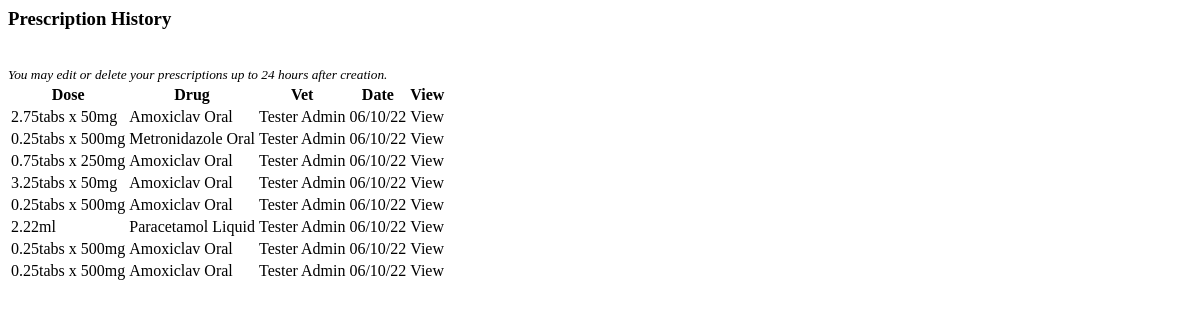
The app's page /prescriptions/list-prescrip/1 (signed in), older data.
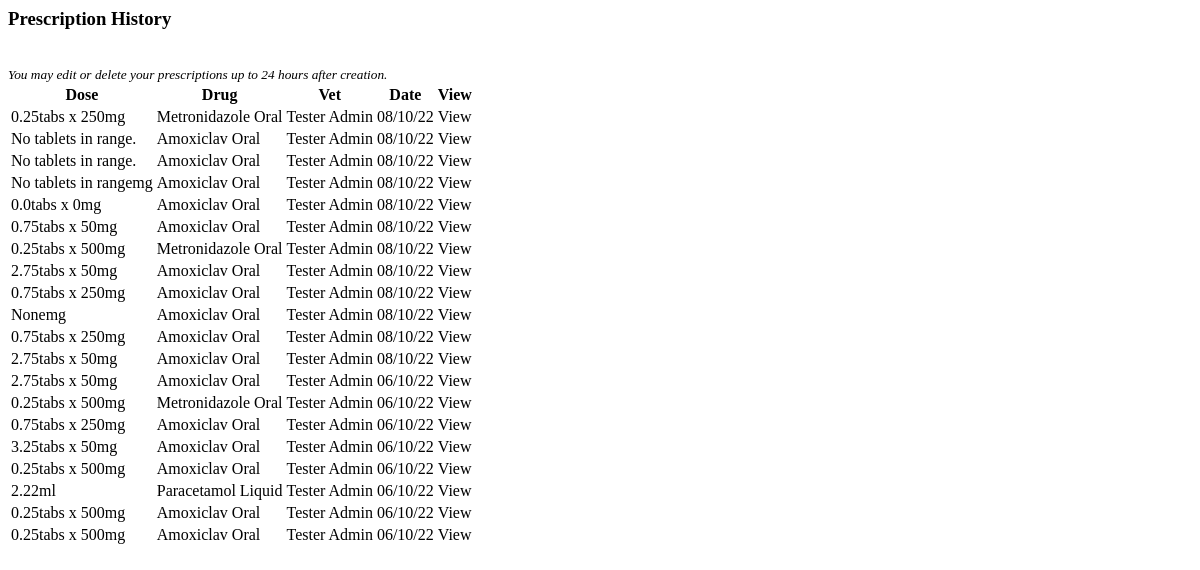
The same page, newer data.
### prescriptions/models.py (models this page shows, shortened)
class Prescription(models.Model):
    animal = models.ForeignKey(Record, on_delete=models.CASCADE, default=1)
    animal_weight = models.DecimalField(max_digits=5, decimal_places=2,
                                        blank=True, null=True)
    vet = models.ForeignKey(Vet, on_delete=models.CASCADE, default=1)
    drug = models.ForeignKey(Drug, on_delete=models.CASCADE, default=None)
    type = models.CharField(max_length=10, blank=True)
    drug_dose = models.DecimalField(max_digits=4, decimal_places=2,
                                    blank=True, null=True)
    drug_dose_high = models.DecimalField(max_digits=4, decimal_places=2,
                                         blank=True, null=True)
    dose = models.CharField(max_length=100, blank=True, null=True)
    measure = models.CharField(max_length=2, blank=True)
    frequency = models.CharField(max_length=10, choices=FREQUENCY, blank=True)
    length = models.PositiveIntegerField(default=0, blank=True)
    route = models.CharField(max_length=8, blank=True)
    date = models.DateTimeField(auto_now_add=True)
    class Meta:
        ordering = ['-date']

class Drug(models.Model):
    name = models.CharField(max_length=50)
    type = models.CharField(max_length=10, choices=TYPES, default='Injectable')
    dose = models.DecimalField(max_digits=4, decimal_places=2)
    high_dose = models.DecimalField(max_digits=4, decimal_places=2, blank=True,
                                    null=True,
                                    help_text='Add high dose for tablets \
                                    only.')
    tablet_strength = models.CharField(max_length=100, blank=True,
                                       help_text='Add tablet strength in \
                                       numbers, separated by commas.')
    measure = models.CharField(max_length=2, choices=MEASURE)
    category = models.ForeignKey(Category, on_delete=models.CASCADE)
    route = models.CharField(max_length=8, choices=ROUTES)
    warnings = models.CharField(max_length=300, default='None')
    def __str__(self):
        return self.name
    class Meta:
        ordering = ['name']

### vetprofiles/models.py (models this page shows, shortened)
class Vet(AbstractBaseUser):
    email = models.EmailField(verbose_name="email", max_length=80, unique=True)
    first_name = models.CharField(max_length=30, blank=False)
    last_name = models.CharField(max_length=30, blank=False)
    last_login = models.DateTimeField(verbose_name='last login', auto_now=True)
    is_admin = models.BooleanField(default=False)
    is_active = models.BooleanField(default=False)
    is_staff = models.BooleanField(default=False)
    is_superuser = models.BooleanField(default=False)
    USERNAME_FIELD = 'email'
    REQUIRED_FIELDS = ['first_name', 'last_name', ]
    objects = AccountsManager()
    def __str__(self):
        return self.first_name + " " + self.last_name

### petrx/decorators.py (the view)
    def wrapper(request, *args, **kwargs):
        if request.user.is_authenticated:
            if request.user.is_active:
                return function(request, *args, **kwargs)
            else:
                return render(request, 'vetprofiles/restricted.html')
        else:
            return redirect('vetprofiles:login')

### prescriptions/views.py (called while the page is built)
@vet_login_and_active
def list_prescrip(request, animal_id):
    prescrip_list = Prescription.objects.filter(animal=animal_id).all()
    context = {'prescrip_list': prescrip_list}
    return render(request, 'prescriptions/list_prescrip.html', context)

### prescriptions/templates/prescriptions/list_prescrip.html (shortened to what this page needs)
<h3 class="subheadings">Prescription History</h3>
<small><em>You may edit or delete your prescriptions up to 24 hours after creation.</em></small>
<div class="prescrip-contain">
    <table>
        <thead>
            <tr>
                <th class="lg-prescrip">Dose</th>
                <th>Drug</th>
                <th class="lg-prescrip">Vet</th>
                <th>Date</th>
                <th>View</th>
            </tr>
        </thead>
        <tbody>
            {% for prescription in prescrip_list %}
            <tr>
                <td class="lg-prescrip">{{ prescription.dose }}{{ prescription.measure }}</td>
                <td>{{ prescription.drug }}</td>
                <td class="lg-prescrip">{{ prescription.vet }}</td>
                <td>{{ prescription.date|date:'d/m/y' }}</td>
                <td><a data-hx-get="{% url 'prescriptions:detail_prescrip' prescrip_id=prescription.id %}"
                        data-hx-target="#modal-dialog" class="pet-links" aria-label="View prescription">View</a></td>
            </tr>
        </tbody>
        {% endfor %}
    </table>
</div>

Row changes from the older to the newer data that the page shows:
added Prescription: dose "0.25tabs x 250", measure "mg", drug "Metronidazole Oral", vet "Tester Admin", date "08/10/22"
added Prescription: dose "No tablets in range.", drug "Amoxiclav Oral", vet "Tester Admin", date "08/10/22"
added Prescription: dose "No tablets in range.", drug "Amoxiclav Oral", vet "Tester Admin", date "08/10/22"
added Prescription: dose "No tablets in range", measure "mg", drug "Amoxiclav Oral", vet "Tester Admin", date "08/10/22"
added Prescription: dose "0.0tabs x 0", measure "mg", drug "Amoxiclav Oral", vet "Tester Admin", date "08/10/22"
added Prescription: dose "0.75tabs x 50", measure "mg", drug "Amoxiclav Oral", vet "Tester Admin", date "08/10/22"
added Prescription: dose "0.25tabs x 500", measure "mg", drug "Metronidazole Oral", vet "Tester Admin", date "08/10/22"
added Prescription: dose "2.75tabs x 50", measure "mg", drug "Amoxiclav Oral", vet "Tester Admin", date "08/10/22"
added Prescription: dose "0.75tabs x 250", measure "mg", drug "Amoxiclav Oral", vet "Tester Admin", date "08/10/22"
added Prescription: dose "None", measure "mg", drug "Amoxiclav Oral", vet "Tester Admin", date "08/10/22"
added Prescription: dose "0.75tabs x 250", measure "mg", drug "Amoxiclav Oral", vet "Tester Admin", date "08/10/22"
added Prescription: dose "2.75tabs x 50", measure "mg", drug "Amoxiclav Oral", vet "Tester Admin", date "08/10/22"
